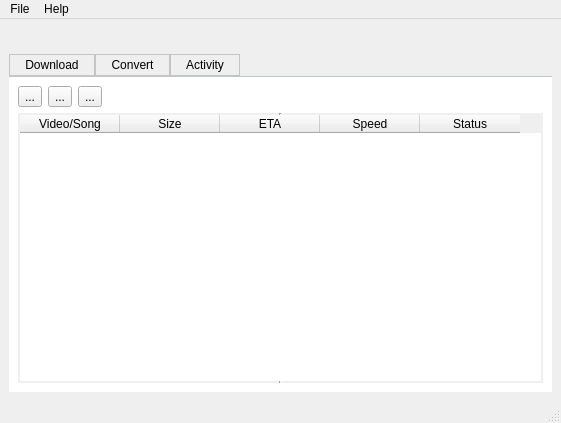
<?xml version="1.0" encoding="UTF-8"?>
<ui version="4.0">
 <class>MainWindow</class>
 <widget class="QMainWindow" name="MainWindow">
  <property name="geometry">
   <rect>
    <x>0</x>
    <y>0</y>
    <width>561</width>
    <height>423</height>
   </rect>
  </property>
  <property name="windowTitle">
   <string>youtube-dl</string>
  </property>
  <property name="styleSheet">
   <string notr="true"/>
  </property>
  <widget class="QWidget" name="centralwidget">
   <layout class="QVBoxLayout" name="verticalLayout_2">
    <item>
     <layout class="QVBoxLayout" name="verticalLayout">
      <item>
       <layout class="QHBoxLayout" name="horizontalLayout">
        <item>
         <spacer name="horizontalSpacer">
          <property name="orientation">
           <enum>Qt::Horizontal</enum>
          </property>
          <property name="sizeHint" stdset="0">
           <size>
            <width>40</width>
            <height>20</height>
           </size>
          </property>
         </spacer>
        </item>
        <item>
         <widget class="QLabel" name="label">
          <property name="text">
           <string/>
          </property>
          <property name="pixmap">
           <pixmap resource="resource.qrc">:/logo.png</pixmap>
          </property>
         </widget>
        </item>
        <item>
         <spacer name="horizontalSpacer_2">
          <property name="orientation">
           <enum>Qt::Horizontal</enum>
          </property>
          <property name="sizeHint" stdset="0">
           <size>
            <width>40</width>
            <height>20</height>
           </size>
          </property>
         </spacer>
        </item>
       </layout>
      </item>
      <item>
       <widget class="QTabWidget" name="tabWidget">
        <property name="styleSheet">
         <string notr="true">QTabWidget::pane { /* The tab widget frame */
     border-top: 1px solid #C2C7CB;
     position: absolute;
     top: -0.5em;
	 background: white;
 }

 QTabWidget::tab-bar {
     alignment: center;
 }

 /* Style the tab using the tab sub-control. Note that
     it reads QTabBar _not_ QTabWidget */
 QTabBar::tab {
     background: qlineargradient(x1: 0, y1: 0, x2: 0, y2: 1,
                                 stop: 0 #E1E1E1, stop: 0.4 #DDDDDD,
                                 stop: 0.5 #D8D8D8, stop: 1.0 #D3D3D3);
     border: 1px solid #C4C4C3;
     border-bottom-color: #C2C7CB; /* same as the pane color */
     min-width: 8ex;
     padding: 3px 15px;
 }

 QTabBar::tab:selected, QTabBar::tab:hover {
     background: qlineargradient(x1: 0, y1: 0, x2: 0, y2: 1,
                                 stop: 0 #fafafa, stop: 0.4 #f4f4f4,
                                 stop: 0.5 #e7e7e7, stop: 1.0 #fafafa);
 }

 QTabBar::tab:selected {
     border-color:#C4C4C3;

 }</string>
        </property>
        <property name="tabPosition">
         <enum>QTabWidget::North</enum>
        </property>
        <property name="currentIndex">
         <number>2</number>
        </property>
        <property name="documentMode">
         <bool>false</bool>
        </property>
        <property name="tabsClosable">
         <bool>false</bool>
        </property>
        <property name="movable">
         <bool>true</bool>
        </property>
        <widget class="QWidget" name="DownloadTab">
         <attribute name="title">
          <string>Download</string>
         </attribute>
         <layout class="QVBoxLayout" name="verticalLayout_4">
          <item>
           <spacer name="verticalSpacer_5">
            <property name="orientation">
             <enum>Qt::Vertical</enum>
            </property>
            <property name="sizeHint" stdset="0">
             <size>
              <width>20</width>
              <height>40</height>
             </size>
            </property>
           </spacer>
          </item>
          <item>
           <layout class="QVBoxLayout" name="verticalLayout_3">
            <item>
             <widget class="QGroupBox" name="groupBox">
              <property name="title">
               <string>Enter url and download location</string>
              </property>
              <layout class="QVBoxLayout" name="verticalLayout_8">
               <item>
                <layout class="QGridLayout" name="gridLayout_2">
                 <item row="0" column="0">
                  <widget class="QLabel" name="label_2">
                   <property name="text">
                    <string>Video URL:</string>
                   </property>
                  </widget>
                 </item>
                 <item row="1" column="0">
                  <widget class="QLabel" name="label_3">
                   <property name="text">
                    <string>Save To:</string>
                   </property>
                  </widget>
                 </item>
                 <item row="0" column="2">
                  <widget class="QLineEdit" name="lineEdit">
                   <property name="frame">
                    <bool>true</bool>
                   </property>
                   <property name="echoMode">
                    <enum>QLineEdit::Normal</enum>
                   </property>
                   <property name="cursorPosition">
                    <number>0</number>
                   </property>
                   <property name="placeholderText">
                    <string>http://www.dailymotion.com/video/x2asrvp_salman-khan-teasing-katrina-kaif-at-his-sister-arpita-s-wedding_shortfilms</string>
                   </property>
                   <property name="cursorMoveStyle">
                    <enum>Qt::VisualMoveStyle</enum>
                   </property>
                  </widget>
                 </item>
                 <item row="0" column="3">
                  <widget class="QPushButton" name="BatchAdd">
                   <property name="text">
                    <string>Batch Add</string>
                   </property>
                  </widget>
                 </item>
                 <item row="1" column="2">
                  <widget class="QLineEdit" name="lineEdit_2"/>
                 </item>
                 <item row="1" column="3">
                  <widget class="QPushButton" name="browse_btn">
                   <property name="text">
                    <string>Browse</string>
                   </property>
                  </widget>
                 </item>
                </layout>
               </item>
              </layout>
             </widget>
            </item>
           </layout>
          </item>
          <item>
           <spacer name="verticalSpacer_4">
            <property name="orientation">
             <enum>Qt::Vertical</enum>
            </property>
            <property name="sizeHint" stdset="0">
             <size>
              <width>20</width>
              <height>40</height>
             </size>
            </property>
           </spacer>
          </item>
          <item>
           <widget class="QGroupBox" name="groupBox_2">
            <property name="title">
             <string>Convert</string>
            </property>
            <layout class="QVBoxLayout" name="verticalLayout_10">
             <item>
              <layout class="QVBoxLayout" name="verticalLayout_9">
               <item>
                <layout class="QHBoxLayout" name="horizontalLayout_4">
                 <item>
                  <widget class="QCheckBox" name="ConvertCheckBox">
                   <property name="text">
                    <string>Convert After Download</string>
                   </property>
                  </widget>
                 </item>
                 <item>
                  <spacer name="horizontalSpacer_5">
                   <property name="orientation">
                    <enum>Qt::Horizontal</enum>
                   </property>
                   <property name="sizeHint" stdset="0">
                    <size>
                     <width>40</width>
                     <height>20</height>
                    </size>
                   </property>
                  </spacer>
                 </item>
                 <item>
                  <widget class="QComboBox" name="ConvertComboBox">
                   <property name="minimumSize">
                    <size>
                     <width>120</width>
                     <height>0</height>
                    </size>
                   </property>
                   <item>
                    <property name="text">
                     <string>mp4</string>
                    </property>
                   </item>
                   <item>
                    <property name="text">
                     <string>flv</string>
                    </property>
                   </item>
                   <item>
                    <property name="text">
                     <string>ogg</string>
                    </property>
                   </item>
                   <item>
                    <property name="text">
                     <string>webm</string>
                    </property>
                   </item>
                   <item>
                    <property name="text">
                     <string>mkv</string>
                    </property>
                   </item>
                  </widget>
                 </item>
                </layout>
               </item>
               <item>
                <widget class="QCheckBox" name="DeleteFileCheckBox">
                 <property name="text">
                  <string>Delete Original File</string>
                 </property>
                 <property name="checked">
                  <bool>true</bool>
                 </property>
                </widget>
               </item>
              </layout>
             </item>
            </layout>
           </widget>
          </item>
          <item>
           <spacer name="verticalSpacer_3">
            <property name="orientation">
             <enum>Qt::Vertical</enum>
            </property>
            <property name="sizeHint" stdset="0">
             <size>
              <width>20</width>
              <height>40</height>
             </size>
            </property>
           </spacer>
          </item>
          <item>
           <widget class="QPushButton" name="download_btn">
            <property name="minimumSize">
             <size>
              <width>82</width>
              <height>28</height>
             </size>
            </property>
            <property name="styleSheet">
             <string notr="true"/>
            </property>
            <property name="text">
             <string>Download</string>
            </property>
            <property name="default">
             <bool>true</bool>
            </property>
            <property name="flat">
             <bool>false</bool>
            </property>
           </widget>
          </item>
         </layout>
        </widget>
        <widget class="QWidget" name="ConvertTab">
         <attribute name="title">
          <string>Convert</string>
         </attribute>
         <layout class="QVBoxLayout" name="verticalLayout_11">
          <item>
           <spacer name="verticalSpacer_6">
            <property name="orientation">
             <enum>Qt::Vertical</enum>
            </property>
            <property name="sizeType">
             <enum>QSizePolicy::Fixed</enum>
            </property>
            <property name="sizeHint" stdset="0">
             <size>
              <width>20</width>
              <height>20</height>
             </size>
            </property>
           </spacer>
          </item>
          <item>
           <layout class="QGridLayout" name="gridLayout">
            <property name="verticalSpacing">
             <number>10</number>
            </property>
            <item row="5" column="2">
             <layout class="QHBoxLayout" name="horizontalLayout_6">
              <property name="spacing">
               <number>6</number>
              </property>
              <item>
               <widget class="QLineEdit" name="BrowseConvertToLineEdit"/>
              </item>
              <item>
               <widget class="QPushButton" name="BrowseConvertToButton">
                <property name="focusPolicy">
                 <enum>Qt::StrongFocus</enum>
                </property>
                <property name="text">
                 <string>Browse</string>
                </property>
               </widget>
              </item>
             </layout>
            </item>
            <item row="0" column="2">
             <layout class="QHBoxLayout" name="horizontalLayout_5">
              <property name="spacing">
               <number>6</number>
              </property>
              <item>
               <widget class="QLineEdit" name="BrowseConvertLineEdit"/>
              </item>
              <item>
               <widget class="QPushButton" name="BrowseConvertButton">
                <property name="text">
                 <string>Browse</string>
                </property>
               </widget>
              </item>
             </layout>
            </item>
            <item row="4" column="0">
             <widget class="QLabel" name="ConvertMultipleToLabel">
              <property name="text">
               <string>Convert file to</string>
              </property>
             </widget>
            </item>
            <item row="4" column="1">
             <spacer name="horizontalSpacer_6">
              <property name="orientation">
               <enum>Qt::Horizontal</enum>
              </property>
              <property name="sizeType">
               <enum>QSizePolicy::Fixed</enum>
              </property>
              <property name="sizeHint" stdset="0">
               <size>
                <width>20</width>
                <height>20</height>
               </size>
              </property>
             </spacer>
            </item>
            <item row="0" column="0">
             <widget class="QLabel" name="ConvertMultipleFromLabel">
              <property name="text">
               <string>Select a file or files</string>
              </property>
             </widget>
            </item>
            <item row="1" column="2">
             <widget class="QCheckBox" name="DeleteConvertMultipleCheckBox">
              <property name="text">
               <string>Delete the original file after conversion</string>
              </property>
              <property name="checked">
               <bool>true</bool>
              </property>
              <property name="tristate">
               <bool>false</bool>
              </property>
             </widget>
            </item>
            <item row="4" column="2">
             <widget class="QComboBox" name="ConvertMultipleComboBox">
              <property name="minimumSize">
               <size>
                <width>120</width>
                <height>0</height>
               </size>
              </property>
              <item>
               <property name="text">
                <string>mp4</string>
               </property>
              </item>
              <item>
               <property name="text">
                <string>flv</string>
               </property>
              </item>
              <item>
               <property name="text">
                <string>ogg</string>
               </property>
              </item>
              <item>
               <property name="text">
                <string>webm</string>
               </property>
              </item>
              <item>
               <property name="text">
                <string>mkv</string>
               </property>
              </item>
             </widget>
            </item>
            <item row="5" column="0">
             <widget class="QLabel" name="ConvertMultipleDestinationLabel">
              <property name="text">
               <string>Save to</string>
              </property>
             </widget>
            </item>
            <item row="2" column="2">
             <spacer name="verticalSpacer">
              <property name="orientation">
               <enum>Qt::Vertical</enum>
              </property>
              <property name="sizeType">
               <enum>QSizePolicy::Fixed</enum>
              </property>
              <property name="sizeHint" stdset="0">
               <size>
                <width>20</width>
                <height>15</height>
               </size>
              </property>
             </spacer>
            </item>
           </layout>
          </item>
          <item>
           <spacer name="verticalSpacer_2">
            <property name="orientation">
             <enum>Qt::Vertical</enum>
            </property>
            <property name="sizeHint" stdset="0">
             <size>
              <width>20</width>
              <height>40</height>
             </size>
            </property>
           </spacer>
          </item>
          <item>
           <widget class="QPushButton" name="ConvertMultipleButton">
            <property name="minimumSize">
             <size>
              <width>0</width>
              <height>28</height>
             </size>
            </property>
            <property name="text">
             <string>Convert</string>
            </property>
            <property name="autoDefault">
             <bool>false</bool>
            </property>
           </widget>
          </item>
         </layout>
        </widget>
        <widget class="QWidget" name="ActivityTab">
         <attribute name="title">
          <string>Activity</string>
         </attribute>
         <layout class="QVBoxLayout" name="verticalLayout_6">
          <item>
           <layout class="QHBoxLayout" name="horizontalLayout_2">
            <item>
             <widget class="QToolButton" name="toolButton">
              <property name="text">
               <string>...</string>
              </property>
              <property name="icon">
               <iconset resource="resource.qrc">
                <normaloff>:/resume-icon.svg</normaloff>:/resume-icon.svg</iconset>
              </property>
             </widget>
            </item>
            <item>
             <widget class="QToolButton" name="toolButton_2">
              <property name="text">
               <string>...</string>
              </property>
              <property name="icon">
               <iconset resource="resource.qrc">
                <normaloff>:/pause-icon.svg</normaloff>:/pause-icon.svg</iconset>
              </property>
             </widget>
            </item>
            <item>
             <widget class="QToolButton" name="toolButton_3">
              <property name="text">
               <string>...</string>
              </property>
              <property name="icon">
               <iconset resource="resource.qrc">
                <normaloff>:/stop-icon.png</normaloff>:/stop-icon.png</iconset>
              </property>
             </widget>
            </item>
            <item>
             <spacer name="horizontalSpacer_3">
              <property name="orientation">
               <enum>Qt::Horizontal</enum>
              </property>
              <property name="sizeHint" stdset="0">
               <size>
                <width>40</width>
                <height>20</height>
               </size>
              </property>
             </spacer>
            </item>
           </layout>
          </item>
          <item>
           <layout class="QVBoxLayout" name="verticalLayout_5">
            <item>
             <widget class="QTableWidget" name="tableWidget">
              <property name="focusPolicy">
               <enum>Qt::WheelFocus</enum>
              </property>
              <property name="contextMenuPolicy">
               <enum>Qt::ActionsContextMenu</enum>
              </property>
              <property name="statusTip">
               <string notr="true"/>
              </property>
              <property name="autoFillBackground">
               <bool>true</bool>
              </property>
              <property name="styleSheet">
               <string notr="true"> QTableWidget::item:focus { background-color:transparent; color:blue;  border: 0px }</string>
              </property>
              <property name="frameShape">
               <enum>QFrame::VLine</enum>
              </property>
              <property name="frameShadow">
               <enum>QFrame::Sunken</enum>
              </property>
              <property name="editTriggers">
               <set>QAbstractItemView::NoEditTriggers</set>
              </property>
              <property name="selectionMode">
               <enum>QAbstractItemView::ExtendedSelection</enum>
              </property>
              <property name="selectionBehavior">
               <enum>QAbstractItemView::SelectRows</enum>
              </property>
              <property name="gridStyle">
               <enum>Qt::NoPen</enum>
              </property>
              <property name="sortingEnabled">
               <bool>false</bool>
              </property>
              <property name="rowCount">
               <number>0</number>
              </property>
              <property name="columnCount">
               <number>5</number>
              </property>
              <attribute name="verticalHeaderVisible">
               <bool>false</bool>
              </attribute>
              <attribute name="verticalHeaderDefaultSectionSize">
               <number>30</number>
              </attribute>
              <attribute name="verticalHeaderMinimumSectionSize">
               <number>20</number>
              </attribute>
              <attribute name="verticalHeaderShowSortIndicator" stdset="0">
               <bool>false</bool>
              </attribute>
              <column>
               <property name="text">
                <string>Video/Song</string>
               </property>
              </column>
              <column>
               <property name="text">
                <string>Size</string>
               </property>
              </column>
              <column>
               <property name="text">
                <string>ETA</string>
               </property>
              </column>
              <column>
               <property name="text">
                <string>Speed</string>
               </property>
              </column>
              <column>
               <property name="text">
                <string>Status</string>
               </property>
              </column>
             </widget>
            </item>
           </layout>
          </item>
         </layout>
        </widget>
       </widget>
      </item>
     </layout>
    </item>
   </layout>
  </widget>
  <widget class="QMenuBar" name="menubar">
   <property name="geometry">
    <rect>
     <x>0</x>
     <y>0</y>
     <width>561</width>
     <height>21</height>
    </rect>
   </property>
   <widget class="QMenu" name="menuFile">
    <property name="title">
     <string>File</string>
    </property>
    <addaction name="actionExit"/>
   </widget>
   <widget class="QMenu" name="menuAbout">
    <property name="title">
     <string>Help</string>
    </property>
    <addaction name="actionLicense"/>
    <addaction name="actionAbout"/>
   </widget>
   <addaction name="menuFile"/>
   <addaction name="menuAbout"/>
  </widget>
  <widget class="QStatusBar" name="statusbar"/>
  <action name="actionExit">
   <property name="text">
    <string>Exit</string>
   </property>
  </action>
  <action name="actionHelp">
   <property name="text">
    <string>About</string>
   </property>
  </action>
  <action name="actionLicense">
   <property name="text">
    <string>License</string>
   </property>
  </action>
  <action name="actionOptions">
   <property name="text">
    <string>Options</string>
   </property>
  </action>
  <action name="actionAbout">
   <property name="text">
    <string>About</string>
   </property>
  </action>
 </widget>
 <resources>
  <include location="resource.qrc"/>
 </resources>
 <connections>
  <connection>
   <sender>lineEdit</sender>
   <signal>returnPressed()</signal>
   <receiver>download_btn</receiver>
   <slot>click()</slot>
   <hints>
    <hint type="sourcelabel">
     <x>161</x>
     <y>77</y>
    </hint>
    <hint type="destinationlabel">
     <x>162</x>
     <y>161</y>
    </hint>
   </hints>
  </connection>
 </connections>
</ui>
